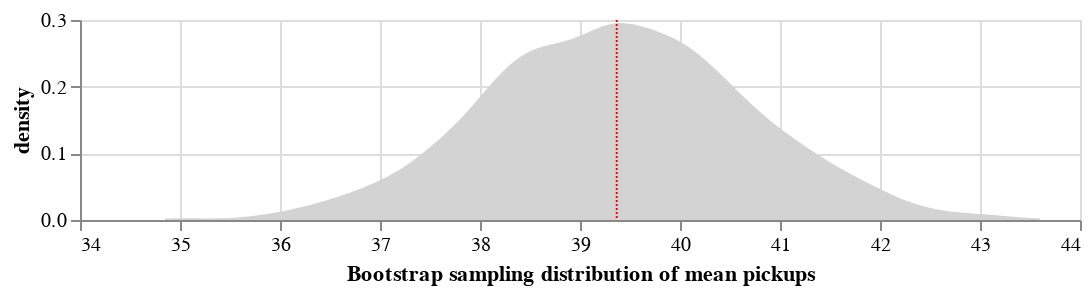

Here is the notebook cell this chart was saved with:
### Markdown cell above
### Question 1.1.2 (2 points)

Visualize the bootstrap sampling distribution of the mean as a density plot.

Hint: see assignment 1.

### Code cell
#Bootstrap Density Plot

boot = pd.DataFrame(data = {"boot_pickups" : bootstrap_means})

boot_dens_chart = alt.Chart(boot).transform_density(
    density='boot_pickups',
    as_=['boot_pickups', 'density'],
    
).mark_area(color="lightgray").encode(
    x=alt.X('boot_pickups', axis=alt.Axis(title="Bootstrap sampling distribution of mean pickups")),
    y=alt.Y('density:Q', axis=alt.Axis(title="density"))
).properties(width = 500, height = 100)

boot_m_chart = alt.Chart(boot).mark_rule(color="red", strokeDash=[1,1]).encode(
    x="mean(boot_pickups)"
)

pickups_bootstrap_chart = boot_dens_chart + boot_m_chart

pickups_bootstrap_chart
#raise NotImplementedError()

### Figure 1 — Vega-Lite specification as saved in the notebook (floating-point values rounded to 4 significant figures; data arrays with more than 128 entries replaced by an {"elided": "..."} marker saying what was removed)
{"config": {"view": {"continuousWidth": 400, "continuousHeight": 300}}, "layer": [{"mark": {"type": "area", "color": "lightgray"}, "encoding": {"x": {"type": "quantitative", "axis": {"title": "Bootstrap sampling distribution of mean pickups"}, "field": "boot_pickups"}, "y": {"type": "quantitative", "axis": {"title": "density"}, "field": "density"}}, "height": 100, "transform": [{"density": "boot_pickups", "as": ["boot_pickups", "density"]}], "width": 500}, {"mark": {"type": "rule", "color": "red", "strokeDash": [1, 1]}, "encoding": {"x": {"type": "quantitative", "aggregate": "mean", "field": "boot_pickups"}}}], "data": {"name": "data-bb470ff22619a060179cc7bcefb9a194"}, "$schema": "https://vega.github.io/schema/vega-lite/v4.8.1.json", "datasets": {"data-bb470ff22619a060179cc7bcefb9a194": {"elided": "5000 records"}}}
